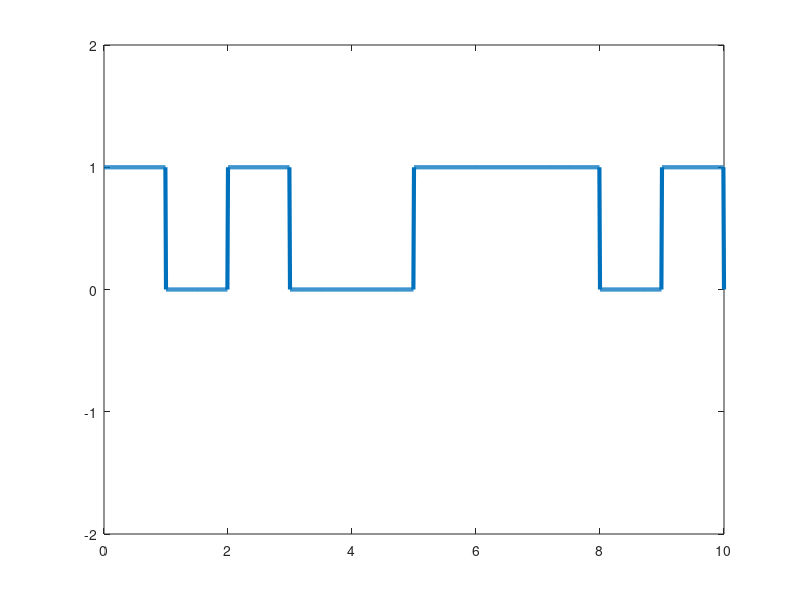

MATLAB code for this plot:
clc;
clear;
bits = [1,0,1,0,0,1,1,1,0,1];
%bits = input("INPUT BITS: ");

T = length(bits);
n = 100;

N = n*T;
t = 0:T/N:T;
x = zeros(1,length(t));

for i=1:T
  if(bits(i)==1)
      x((i-1)*n+1:i*n)=1;
  end
end

plot(t,x,'LineWidth',3);
axis([0 T -2 2]);

j=1;

for i=1:length(x)
  if mod(i,n)==0
    ans_bits(j) = x(i-1);
    j = j+1;
  end
end

disp('Demodulation : ')
disp(ans_bits)



    

